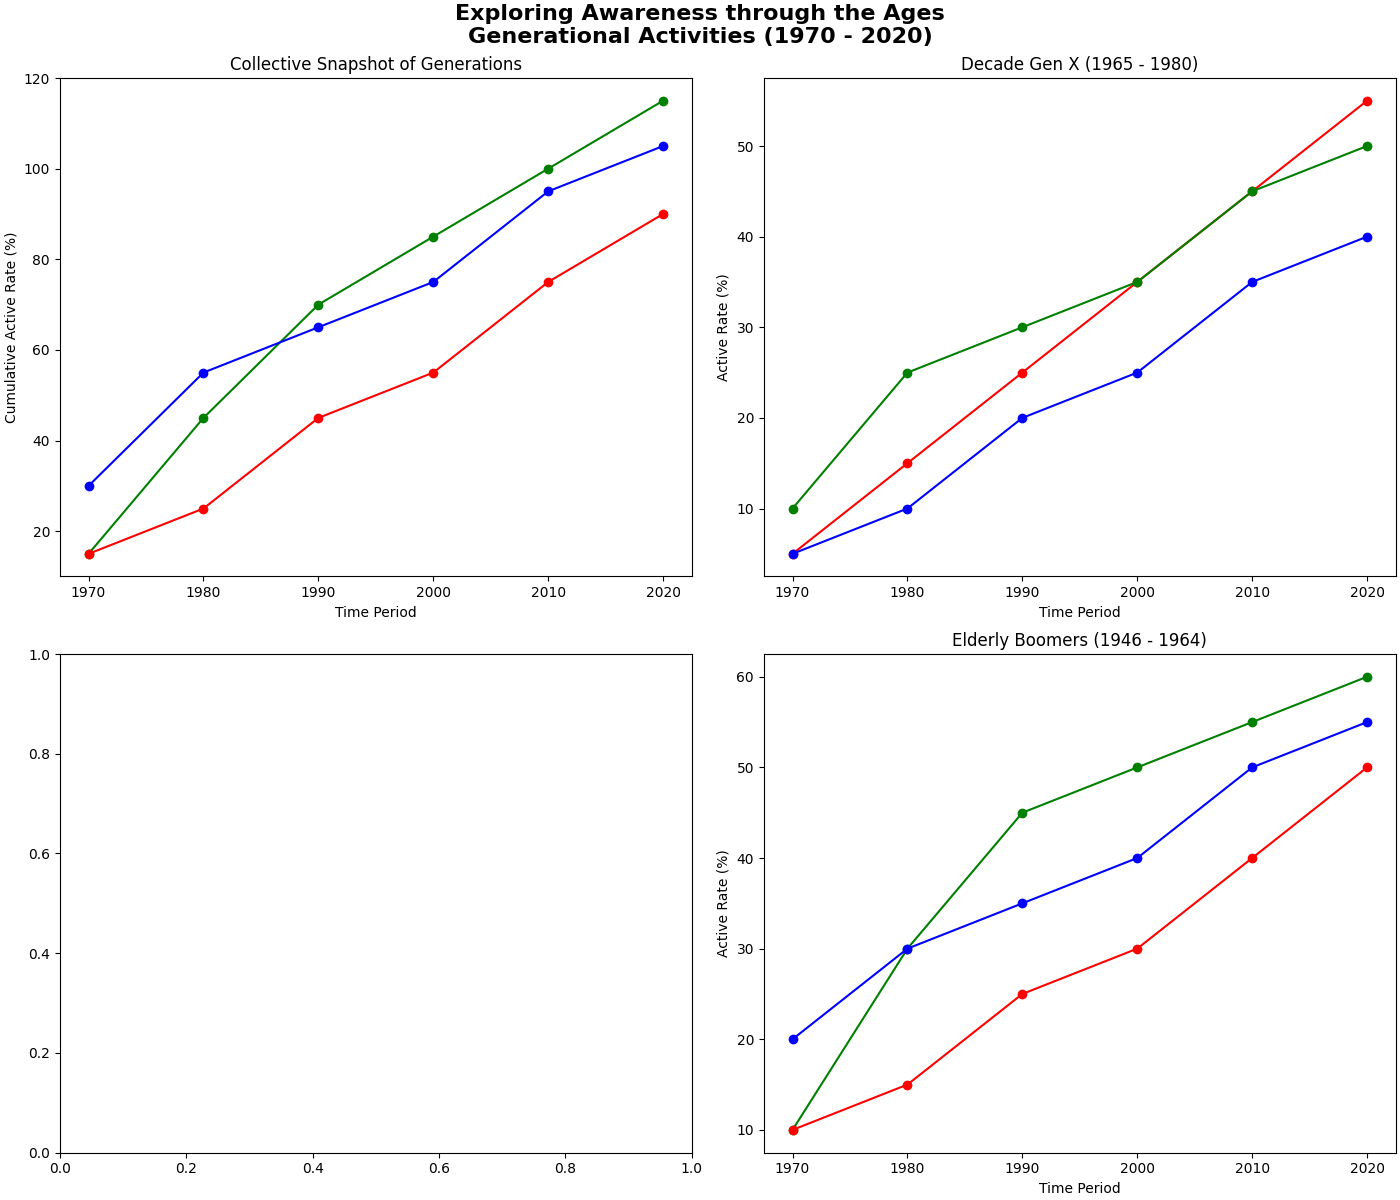

The Python source for this figure:
import matplotlib.pyplot as plt
import numpy as np

years = np.arange(1970, 2021, 10)

recycling_boomers = [10, 30, 45, 50, 55, 60]
volunteering_boomers = [10, 15, 25, 30, 40, 50]
fitness_boomers = [20, 30, 35, 40, 50, 55]

recycling_genx = [5, 15, 25, 35, 45, 55]
volunteering_genx = [5, 10, 20, 25, 35, 40]
fitness_genx = [10, 25, 30, 35, 45, 50]

fig, axs = plt.subplots(2, 2, figsize=(14, 12), constrained_layout=True)

colors = ['blue', 'green', 'red']

axs[1, 1].plot(years, recycling_boomers, marker='o', color=colors[1])
axs[1, 1].plot(years, volunteering_boomers, marker='o', color=colors[2])
axs[1, 1].plot(years, fitness_boomers, marker='o', color=colors[0])
axs[1, 1].set_title('Elderly Boomers (1946 - 1964)')
axs[1, 1].set_xlabel('Time Period')
axs[1, 1].set_ylabel('Active Rate (%)')

axs[0, 1].plot(years, recycling_genx, marker='o', color=colors[2])
axs[0, 1].plot(years, volunteering_genx, marker='o', color=colors[0])
axs[0, 1].plot(years, fitness_genx, marker='o', color=colors[1])
axs[0, 1].set_title('Decade Gen X (1965 - 1980)')
axs[0, 1].set_xlabel('Time Period')
axs[0, 1].set_ylabel('Active Rate (%)')

axs[0, 0].plot(years, np.array(recycling_boomers) + np.array(recycling_genx), marker='o', color=colors[1])
axs[0, 0].plot(years, np.array(volunteering_boomers) + np.array(volunteering_genx), marker='o', color=colors[2])
axs[0, 0].plot(years, np.array(fitness_boomers) + np.array(fitness_genx), marker='o', color=colors[0])
axs[0, 0].set_title('Collective Snapshot of Generations')
axs[0, 0].set_xlabel('Time Period')
axs[0, 0].set_ylabel('Cumulative Active Rate (%)')

fig.suptitle('Exploring Awareness through the Ages\nGenerational Activities (1970 - 2020)', weight='bold', size=16)

plt.show()
